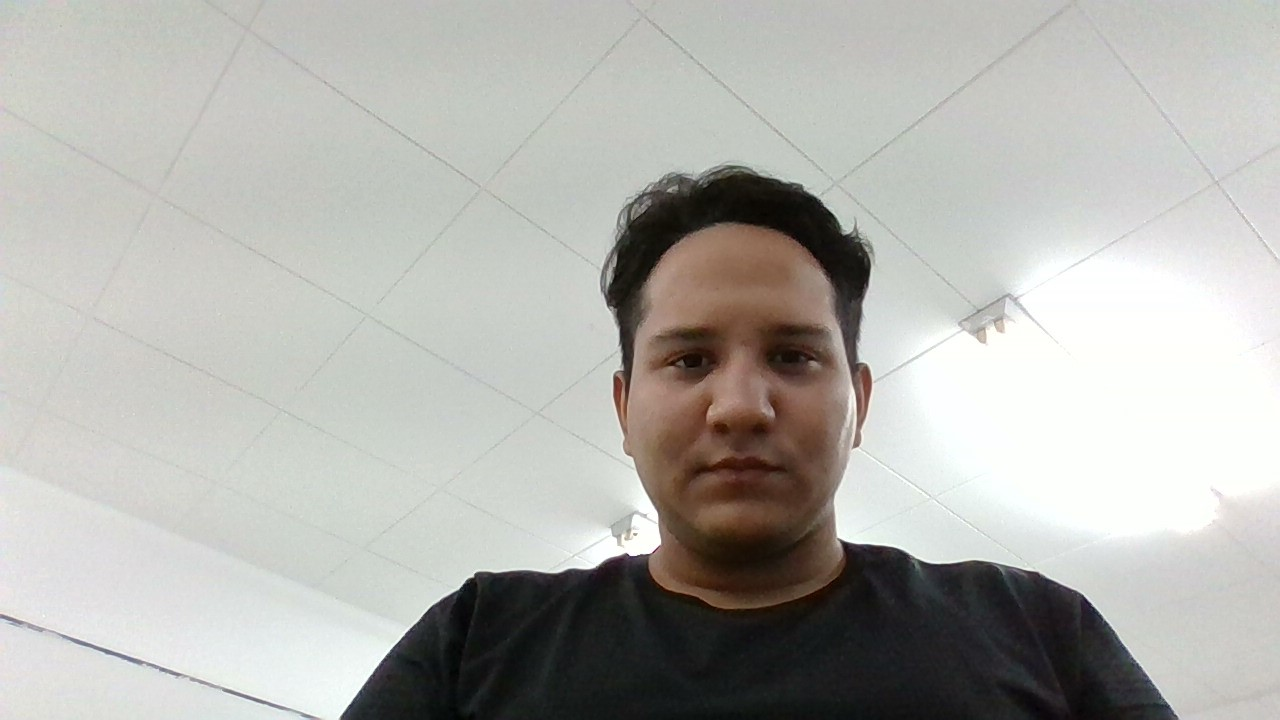
#> input picture At4SegundaAvaliação/WIN_20240930_17_54_51_Pro.jpg, 1280 x 720 px
$ python atv1.py
#> lines starting #> are read from the running program, lines starting #| are printed output that depends on the picture; after the words box and inside, x2 and y2 are one past the last pixel; in counts of white or black regions, pixels touching at a corner belong together
import cv2 as cv
#Biblioteca
face_classifier = cv.CascadeClassifier("modelo.xml")
#classificador em cascata das imagems
img = cv.imread("WIN_20240930_17_54_51_Pro.jpg")
#> img is the input picture: shape (720, 1280, 3); mean B, G, R 173.3, 177.9, 178.3
#lendo imagem no caminho em que ela se emcontra
cinza = cv.cvtColor(img, cv.COLOR_RGB2GRAY)
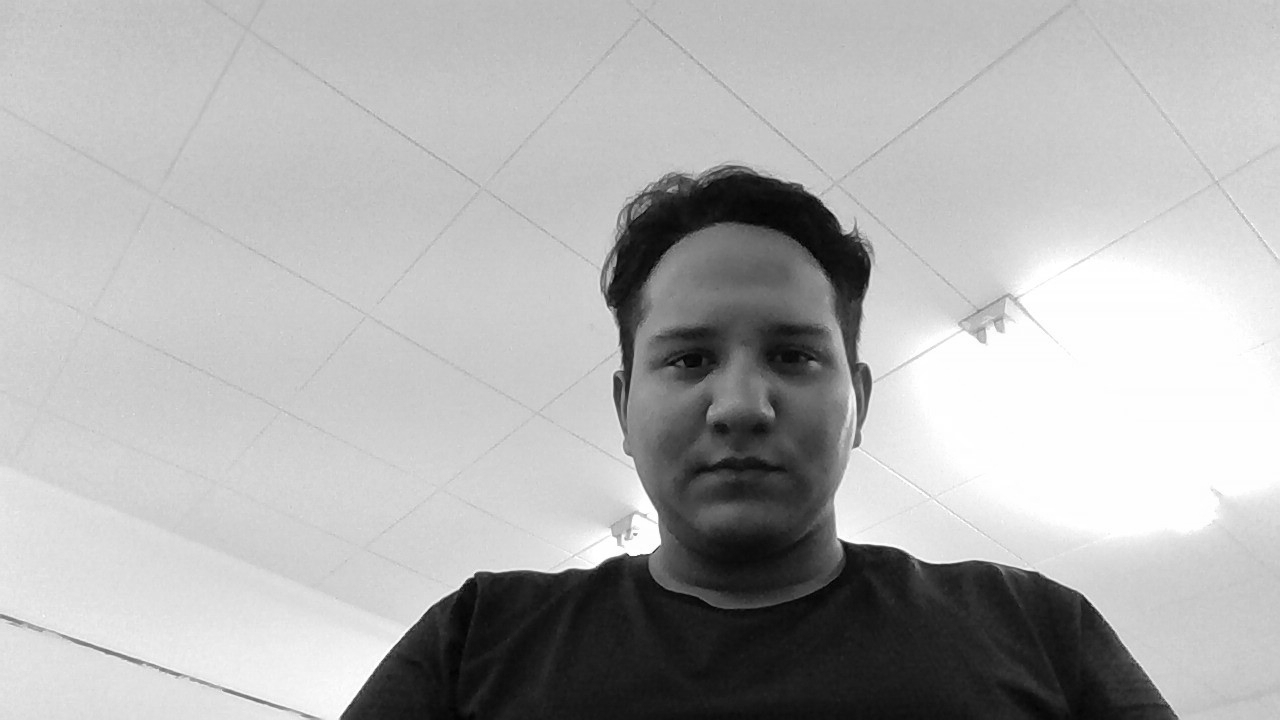
#> cinza: shape (720, 1280); min 1, max 255, mean 176.5
#transforma a imagem colorida para preto e branco
faces = face_classifier.detectMultiScale(cinza, 1.40,5)
#> faces = [[608, 257, 253, 253]]
#detecta as bordas da imagem, define a quantidade de processamento e a espeçura da borda
for (x,y,w,h) in faces:#laço que vai marcar a imagem
    cv.rectangle(cinza,(x,y),(x+w,y+h),(225,225,0),3)#formula sobre a imagem, cores da imagem
#> this loop made 1 pass
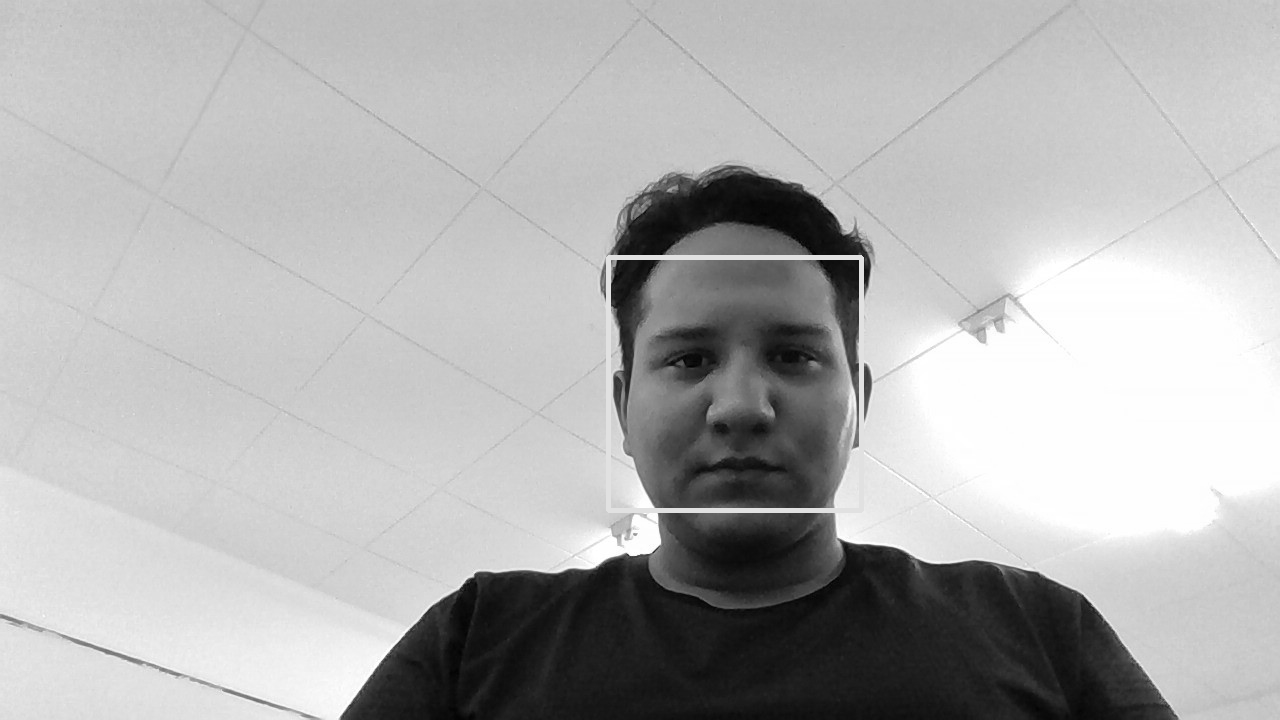
#> cinza: shape (720, 1280); 0.55% of pixels changed, all inside (x1, y1, x2, y2) = (606, 255, 864, 513)
cv.imshow("depois",cinza)#mostra imagem, define o titulo e a imagem
cv.waitKey(0)#temporizador de app
cv.destroyAllWindows()#finaliza todas as paginas abertas
